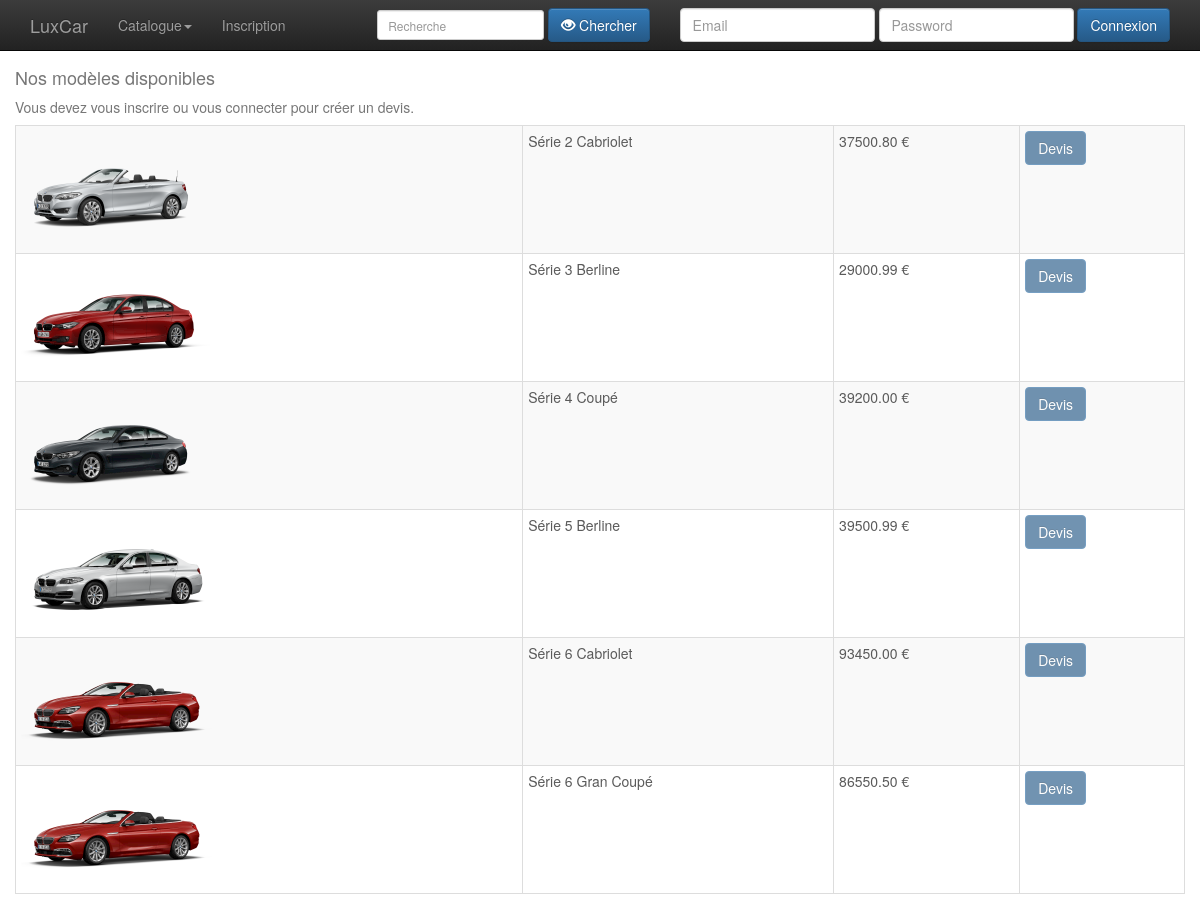
The app's page /index.php?uc=catalogue&action=choisirModele&mar=3 with its own data.
### tables this page shows
CREATE TABLE IF NOT EXISTS Modele(
	idModele smallint(3) NOT NULL auto_increment,
	idMarque smallint(3) NOT NULL,
	nomModele varchar(30) NOT NULL,
	imgModele varchar(50),
	prixModele float(9,2) NOT NULL DEFAULT 0,
	nbDisponible int,
	PRIMARY KEY (idModele),
	CONSTRAINT fk_modele_marque FOREIGN KEY (idMarque) REFERENCES Marque(idMarque)
	);

### include/class.pdoluxcar.php (called while the page is built, shortened)
<?php
class PdoLxc{
	private static $serveur='mysql:host=127.6.16.2:3306';
	private static $bd='dbname=my';
	private static $user='adminTgvMAiP';
	private static $mdp='H_kFxPUfR3Rl';
	private static $monPdo;
	private static $monPdoLxc=null;
	private function __construct(){
		try{
			PdoLxc::$monPdo = new PDO(PdoLxc::$serveur.';'.PdoLxc::$bd, PdoLxc::$user, PdoLxc::$mdp);
			PdoLxc::$monPdo->setAttribute(PDO::ATTR_ERRMODE,PDO::ERRMODE_EXCEPTION);
			PdoLxc::$monPdo->query("SET CHARACTER SET utf8");
		}
		catch (PDOException $e){
			echo "Erreur de connexion au serveur : ", $e->getMessage();
		}
	}
	public static function getPdoLxc(){
		if(PdoLxc::$monPdoLxc==null){
			PdoLxc::$monPdoLxc = new PdoLxc();
		}
		return PdoLxc::$monPdoLxc;
	}
function estConnecte(){
	if (isset($_COOKIE['tokenUser']) and isset($_COOKIE['idUser'])){
		$id = $_COOKIE['idUser'];
		$token = $_COOKIE['tokenUser'];
		$req = 'SELECT idInscrit FROM Inscrit WHERE token="'.$token.'" and idInscrit='.$id;
		$rs = PdoLxc::$monPdo->query($req);
		$ligne = $rs->fetch();
		if(!is_array($ligne)){
			return False;
		}
		else {
			return True;
		}
	}
	else {
		return False;
	}
}
	public function getLesModeles($id_marque){
		$req = 'SELECT idModele, nomModele, imgModele, prixModele FROM Modele WHERE idMarque ='.$id_marque ;
		$rs = PdoLxc::$monPdo->query($req);
		$ligne = $rs->fetchAll(PDO::FETCH_ASSOC);
		return $ligne;
	}
}

### vues/v_modele.php (the view)
<div class="row">
  <?php
    if (isset($_REQUEST['erreurs']))
    {
      foreach($_REQUEST['erreurs'] as $erreur)
      {
        echo '<h4 class="text-danger">'.$erreur.'</h4>';
      }
    }
    else{
  ?>
  <table class="table table-bordered table-striped table-condensed">
    <caption>
      <h4>Nos modèles disponibles</h4>
      <?php if(!$pdo->estConnecte()){
        echo "Vous devez vous inscrire ou vous connecter pour créer un devis.";
      } ?>
    </caption>
    <tbody>
      <?php
      foreach($lesModeles as $unModele)
      {
        $idModele = $unModele['idModele'];
        $nomModele = $unModele['nomModele'];
        $imgModele = $unModele['imgModele'];
        $prixModele = $unModele['prixModele'];
      ?>
        <tr>
          <td><img src="<?php echo $imgModele ?>" alt="Image modele <?php echo $nomModele ?>"></td>
          <td><?php echo $nomModele ?></td>
          <td><?php echo $prixModele ?> €</td>
          <td> <input type="button" name="Devis" value="Devis" onclick="self.location.href='index.php?uc=devis&amp;action=creerDevis&amp;mar=<?php echo $_REQUEST['mar'] ?>&amp;mod=<?php echo $idModele ?>'" class="btn btn-primary" <?php if(!$pdo->estConnecte()){?> disabled <?php } ?>>
          <?php
      }
          ?>
        </tr>
    </tbody>
  </table>
  <?php } ?>
</div>

### styles/styles.css (style rules this page uses)
body { padding-bottom: 40px; color: #5a5a5a; }
h4 { margin-top: 5%; }

### records on screen
modele: imgModele (picture), nomModele "Série 2 Cabriolet", prixModele "37500.80"
modele: imgModele (picture), nomModele "Série 3 Berline", prixModele "29000.99"
modele: imgModele (picture), nomModele "Série 4 Coupé", prixModele "39200.00"
modele: imgModele (picture), nomModele "Série 5 Berline", prixModele "39500.99"
modele: imgModele (picture), nomModele "Série 6 Cabriolet", prixModele "93450.00"
modele: imgModele (picture), nomModele "Série 6 Gran Coupé", prixModele "86550.50"
